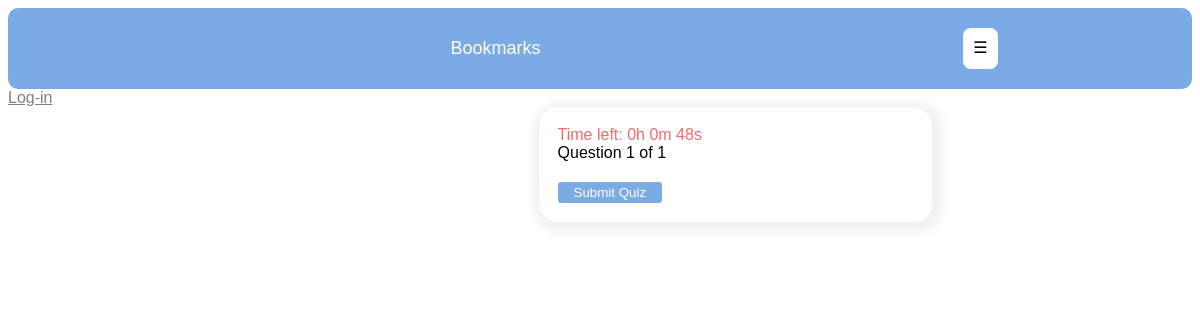
Before: /account/quiz/English/ with the older database file.
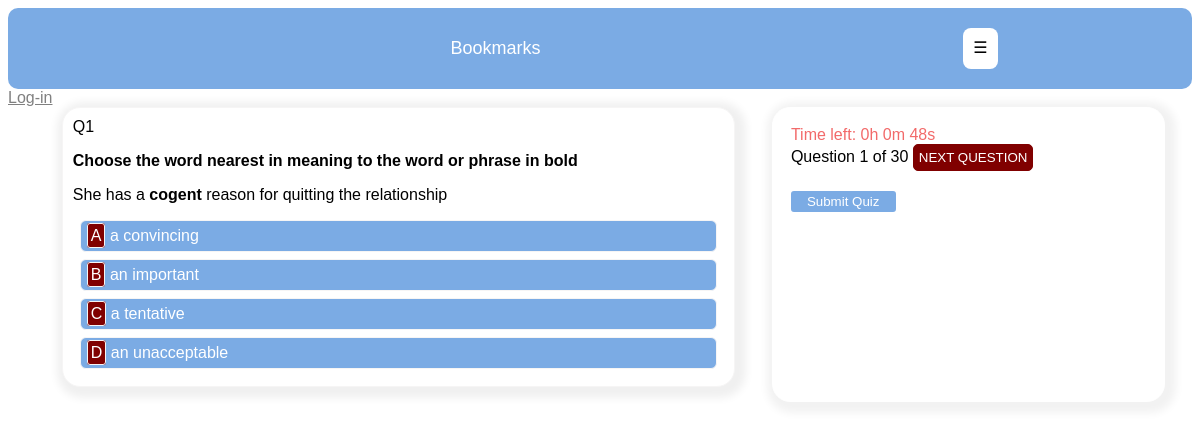
After: the same page with the newer database file.
### account/models.py (models this page shows, shortened)
class Question(models.Model):
	image = models.ImageField(upload_to='questions/', blank=True)
	course = models.ForeignKey(Subject, on_delete=models.CASCADE, related_name='questions')
	instruction = models.CharField(max_length=250, blank=True)
	question = models.TextField(max_length=300)
	optionA = models.CharField(max_length=250)
	optionB = models.CharField(max_length=250)
	optionC = models.CharField(max_length=250)
	optionD = models.CharField(max_length=250)
	options = [('A', 'A'), ('B', 'B'), ('C', 'C'), ('D', 'D')]
	answer = models.CharField(max_length=250, choices=options)

### account/views.py (the view)
# urls.py: path('quiz/<slug:subject>/', views.quiz, name='quiz'),
def quiz(request, subject):
	questions = Question.objects.filter(course__subject_name=subject).all().order_by('?')[:30]
	total = Question.objects.filter(course__subject_name=subject).all().count()
	subject = subject
	if total <= 30:
		total = total
	else:
		total = 30
	paginator = Paginator(questions, 1)
	page = request.GET.get('page')
	try:
		quiz_questions = paginator.page(page)
	except PageNotAnInteger:
		quiz_questions = paginator.page(1)
	except EmptyPage:
		quiz_questions = paginator.page(paginator.num_pages)
	return render(request, 'quiz/quiz.html',{'subject': subject, 'section': 'quiz',
								'total': total, 'quiz_questions': quiz_questions, 'page': page})

### account/templates/quiz/quiz.html (shortened to what this page needs)
{% extends 'account/base.html' %}
{% block contents %}
	<div id='questiondiv'>
		<br/>
		{% for question in quiz_questions %}
			<div class='questiondata' data-question='{{ quiz_questions.number }}'
			data-answer='{{ question.answer }}'>
				<span>Q{{ quiz_questions.number }} </span><br/>
				{% if question.instruction %}
					<p><strong>{{ question.instruction }}</strong></p>
				{% endif %}
				<p>{{ question.question | safe }}</p>
				<div id='options'>
					<section data-choice='A' data-at='{{ quiz_questions.number }}' class='answerChoice'>
						<span class='wrapped'>A</span>
						<span>{{ question.optionA }}</span>
					</section>
					<section data-choice='B' data-at='{{ quiz_questions.number }}' class='answerChoice'>
						<span class='wrapped'>B</span>
						<span>{{ question.optionB }}</span>
					</section>
					<section data-choice='C' data-at='{{ quiz_questions.number }}' class='answerChoice'>
						<span class='wrapped'>C</span>
						<span>{{ question.optionC }}</span>
					</section>
					<section data-choice='D' data-at='{{ quiz_questions.number }}' class='answerChoice'>
						<span class='wrapped'>D</span>
						<span>{{ question.optionD }}</span>
					</section>
				</div>
			</div>
		{% endfor %}
		<div id='otherData'>
			<div id='time'></div>
			{% block content %}
				{% include 'pagination.html' with page=quiz_questions %}
			{% endblock %}
			<form method='post' action='{% url "quizscore" %}' id='quizform'>
				<button id='submitquiz'>Submit Quiz</button>
			</form>
		</div>
	</div>
{% endblock %}

Changed rows visible on the page:
added Question: number "1", instruction "Choose the word nearest in meaning to the word or phrase in bold", question "She has a cogent reason for quitting the relationship", optionA "a convincing", optionB "an important", optionC "a tentative", optionD "an unacceptable"
Other visible differences:
{{ page.paginator.num_pages }}: "1" → "30"
text now shown: "NEXT QUESTION"
